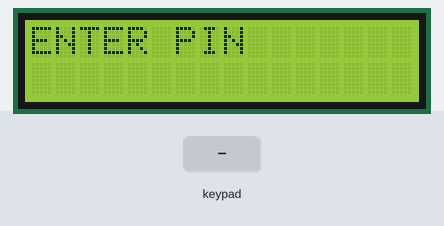
This sketch was run on a simulated Arduino Uno, built with avr-gcc and run on an emulated ATmega328P. On the bench: 16×2 character LCD. The test bench sets the inputs (shaded band).

Above: at 3.2 s.
3.3 s: keypad keys 1 9 4 7 # pressed 0.4 s apart
At 5.3 s:
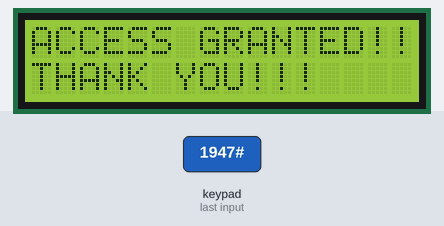
6.8 s: keypad keys 2 3 4 5 # pressed 0.4 s apart
At 9.1 s:
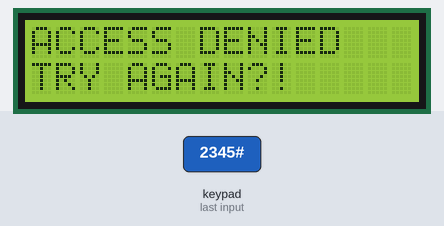
11.8 s: key '1' pressed
At 12.6 s:
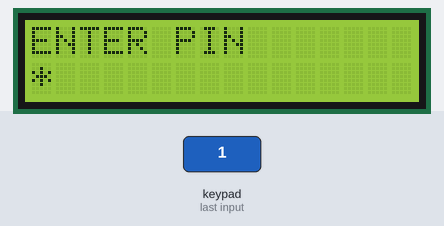
13.3 s: key '2' pressed
At 13.6 s:
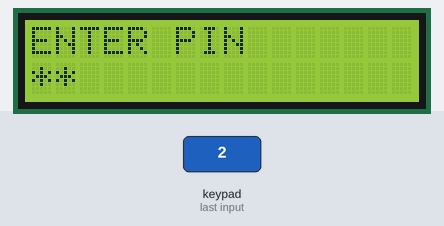
Timing chart, 0 to 15.8 s (numbered marks = the images above; inputs shaded):
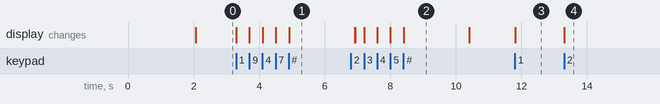

Measured:
- after the input at 3.3 s, the display: first changes at once (image 1 shows a later state)
- after the input at 6.8 s, the display: first differs from a run without the input after 0.14 s (image 2 shows a later state)
- after the input at 11.8 s, the display: changes at once (image 3)
- after the input at 13.3 s, the display: changes at once (image 4)
- what the display in image 2 shows lasts 2.0 s, from 8.4 s to 10.4 s

The sketch:

smart-digital-access-control.ino
```cpp
#include<Keypad.h>//inclyude keypad library
#include<LiquidCrystal.h>
//lcd
LiquidCrystal lcd(10,11,12,13,A0,A1);
//keypad
const byte COLS=4;
const byte ROWS=4;
char keys[ROWS][COLS]={
  {'1','2','3','A'},
  {'4','5','6','B'},
  {'7','8','9','C'},
  {'*','0','#','D'}
};
byte rowPin[ROWS]={2,3,4,5};
byte colPin[ROWS]={6,7,8,9};
Keypad keypad=Keypad(makeKeymap(keys),rowPin,colPin,ROWS,COLS);
char password[5]="1947";
  char entered[5];//because for null character (\0)
int index=0;//counter


void setup()
{
  Serial.begin(9600);
  lcd.begin(16,2);
  lcd.setCursor(0,0);
  lcd.print("***WELCOME TO***");
  lcd.setCursor(0,1);
  lcd.print("SMART ACCESS");
  delay(2000);
  lcd.clear();
  lcd.print("ENTER PIN");


}
void loop()
{
  char key=keypad.getKey();
  if(key)
  {if(key=='*')//clear lcd
{
    index=0;
   lcd.clear();
   lcd.print("ENTER PIN");

  }
            else if(key=='#')
             {
               if(index==4)
               {
                 entered[index]='\0';
                 if(strcmp(entered,password)==0)
                 {
                   lcd.clear();
                   lcd.print("ACCESS GRANTED!!!");
                   lcd.setCursor(0,1);
                     lcd.print("THANK YOU!!!");
                 }
                 else
                 {lcd.clear();

                   lcd.print("ACCESS DENIED");
                  lcd.setCursor(0,1);
                    lcd.print("TRY AGAIN?!");
}
                  delay(2000);
                  index=0;
   lcd.clear();
   lcd.print("ENTER PIN");
             }}

                  else
             {
               if(index<4)
               {
                 entered[index]=key;
                 index++;
                 lcd.setCursor(index-1,1);
                 lcd.print("*");
               }
}
}


}
```
